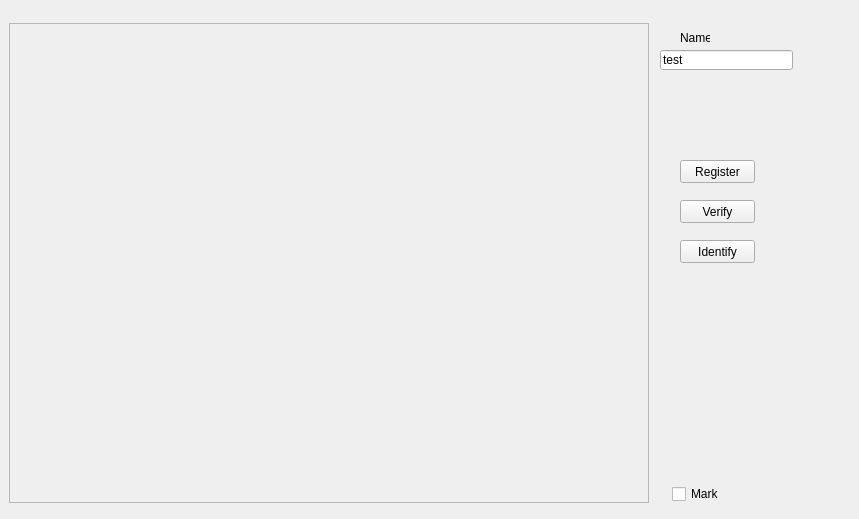
<?xml version="1.0" encoding="UTF-8"?>
<ui version="4.0">
 <class>MainWindow</class>
 <widget class="QMainWindow" name="MainWindow">
  <property name="geometry">
   <rect>
    <x>0</x>
    <y>0</y>
    <width>859</width>
    <height>519</height>
   </rect>
  </property>
  <property name="windowTitle">
   <string>MainWindow</string>
  </property>
  <widget class="QWidget" name="centralWidget">
   <widget class="QLabel" name="labelVideo">
    <property name="geometry">
     <rect>
      <x>9</x>
      <y>23</y>
      <width>640</width>
      <height>480</height>
     </rect>
    </property>
    <property name="sizePolicy">
     <sizepolicy hsizetype="Expanding" vsizetype="Expanding">
      <horstretch>0</horstretch>
      <verstretch>0</verstretch>
     </sizepolicy>
    </property>
    <property name="minimumSize">
     <size>
      <width>640</width>
      <height>480</height>
     </size>
    </property>
    <property name="maximumSize">
     <size>
      <width>3200</width>
      <height>2400</height>
     </size>
    </property>
    <property name="sizeIncrement">
     <size>
      <width>320</width>
      <height>240</height>
     </size>
    </property>
    <property name="baseSize">
     <size>
      <width>640</width>
      <height>480</height>
     </size>
    </property>
    <property name="frameShape">
     <enum>QFrame::StyledPanel</enum>
    </property>
    <property name="text">
     <string/>
    </property>
    <property name="scaledContents">
     <bool>true</bool>
    </property>
   </widget>
   <widget class="QLineEdit" name="userNameLineEdit">
    <property name="geometry">
     <rect>
      <x>660</x>
      <y>50</y>
      <width>133</width>
      <height>20</height>
     </rect>
    </property>
    <property name="text">
     <string>test</string>
    </property>
   </widget>
   <widget class="QLabel" name="label">
    <property name="geometry">
     <rect>
      <x>680</x>
      <y>30</y>
      <width>30</width>
      <height>16</height>
     </rect>
    </property>
    <property name="text">
     <string>Name:</string>
    </property>
   </widget>
   <widget class="QCheckBox" name="markCheckBox">
    <property name="geometry">
     <rect>
      <x>672</x>
      <y>486</y>
      <width>47</width>
      <height>16</height>
     </rect>
    </property>
    <property name="text">
     <string>Mark</string>
    </property>
   </widget>
   <widget class="QLabel" name="labelImageCount">
    <property name="geometry">
     <rect>
      <x>672</x>
      <y>446</y>
      <width>16</width>
      <height>16</height>
     </rect>
    </property>
    <property name="text">
     <string/>
    </property>
   </widget>
   <widget class="QLabel" name="labelVideoCount">
    <property name="geometry">
     <rect>
      <x>672</x>
      <y>466</y>
      <width>16</width>
      <height>16</height>
     </rect>
    </property>
    <property name="text">
     <string/>
    </property>
   </widget>
   <widget class="QPushButton" name="registerPushButton">
    <property name="geometry">
     <rect>
      <x>680</x>
      <y>160</y>
      <width>75</width>
      <height>23</height>
     </rect>
    </property>
    <property name="text">
     <string>Register</string>
    </property>
   </widget>
   <widget class="QPushButton" name="verifyPushButton">
    <property name="geometry">
     <rect>
      <x>680</x>
      <y>200</y>
      <width>75</width>
      <height>23</height>
     </rect>
    </property>
    <property name="text">
     <string>Verify</string>
    </property>
   </widget>
   <widget class="QPushButton" name="identifyPushButton">
    <property name="geometry">
     <rect>
      <x>680</x>
      <y>240</y>
      <width>75</width>
      <height>23</height>
     </rect>
    </property>
    <property name="text">
     <string>Identify</string>
    </property>
   </widget>
  </widget>
 </widget>
 <layoutdefault spacing="6" margin="11"/>
 <resources/>
 <connections/>
</ui>
